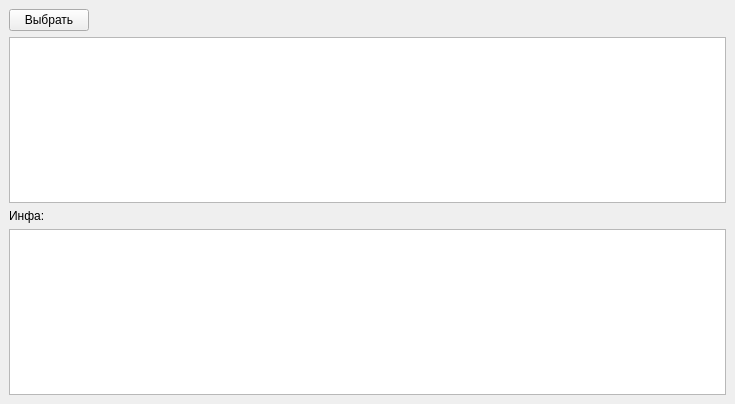
<?xml version="1.0" encoding="UTF-8"?>
<ui version="4.0">
 <class>MainWindow</class>
 <widget class="QMainWindow" name="MainWindow">
  <property name="geometry">
   <rect>
    <x>0</x>
    <y>0</y>
    <width>735</width>
    <height>404</height>
   </rect>
  </property>
  <property name="windowTitle">
   <string>MainWindow</string>
  </property>
  <widget class="QWidget" name="centralwidget">
   <layout class="QVBoxLayout" name="verticalLayout">
    <item>
     <layout class="QHBoxLayout" name="horizontalLayout">
      <item>
       <widget class="QPushButton" name="selectPushButton">
        <property name="text">
         <string>Выбрать</string>
        </property>
       </widget>
      </item>
      <item>
       <spacer name="horizontalSpacer">
        <property name="orientation">
         <enum>Qt::Horizontal</enum>
        </property>
        <property name="sizeHint" stdset="0">
         <size>
          <width>40</width>
          <height>20</height>
         </size>
        </property>
       </spacer>
      </item>
     </layout>
    </item>
    <item>
     <widget class="QListWidget" name="listWidget"/>
    </item>
    <item>
     <widget class="QLabel" name="label">
      <property name="text">
       <string>Инфа:</string>
      </property>
     </widget>
    </item>
    <item>
     <widget class="QTextEdit" name="textEdit"/>
    </item>
   </layout>
  </widget>
 </widget>
 <resources/>
 <connections/>
</ui>
